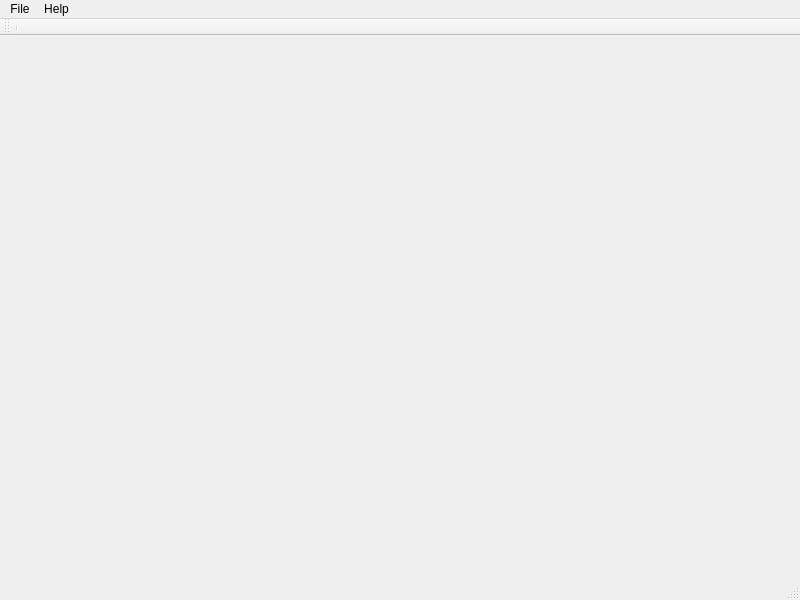
<?xml version="1.0" encoding="UTF-8"?>
<ui version="4.0">
 <class>MainWindow</class>
 <widget class="QMainWindow" name="MainWindow">
  <property name="geometry">
   <rect>
    <x>0</x>
    <y>0</y>
    <width>800</width>
    <height>600</height>
   </rect>
  </property>
  <property name="windowTitle">
   <string>OGM Validator - GUI</string>
  </property>
  <widget class="QWidget" name="centralwidget">
   <layout class="QGridLayout" name="gridLayout_2">
    <item row="0" column="0">
     <layout class="QGridLayout" name="gridLayout"/>
    </item>
   </layout>
  </widget>
  <widget class="QMenuBar" name="menubar">
   <property name="geometry">
    <rect>
     <x>0</x>
     <y>0</y>
     <width>800</width>
     <height>25</height>
    </rect>
   </property>
   <widget class="QMenu" name="menuFile">
    <property name="title">
     <string>File</string>
    </property>
    <addaction name="actionExit"/>
   </widget>
   <widget class="QMenu" name="menuHelp">
    <property name="title">
     <string>Help</string>
    </property>
    <addaction name="actionAbout_map_validator"/>
   </widget>
   <addaction name="menuFile"/>
   <addaction name="menuHelp"/>
  </widget>
  <widget class="QStatusBar" name="statusbar"/>
  <widget class="QToolBar" name="toolBar">
   <property name="windowTitle">
    <string>toolBar</string>
   </property>
   <attribute name="toolBarArea">
    <enum>TopToolBarArea</enum>
   </attribute>
   <attribute name="toolBarBreak">
    <bool>false</bool>
   </attribute>
   <addaction name="separator"/>
  </widget>
  <action name="actionExit">
   <property name="text">
    <string>Exit</string>
   </property>
  </action>
  <action name="actionAbout_map_validator">
   <property name="text">
    <string>About</string>
   </property>
  </action>
 </widget>
 <resources/>
 <connections/>
</ui>
